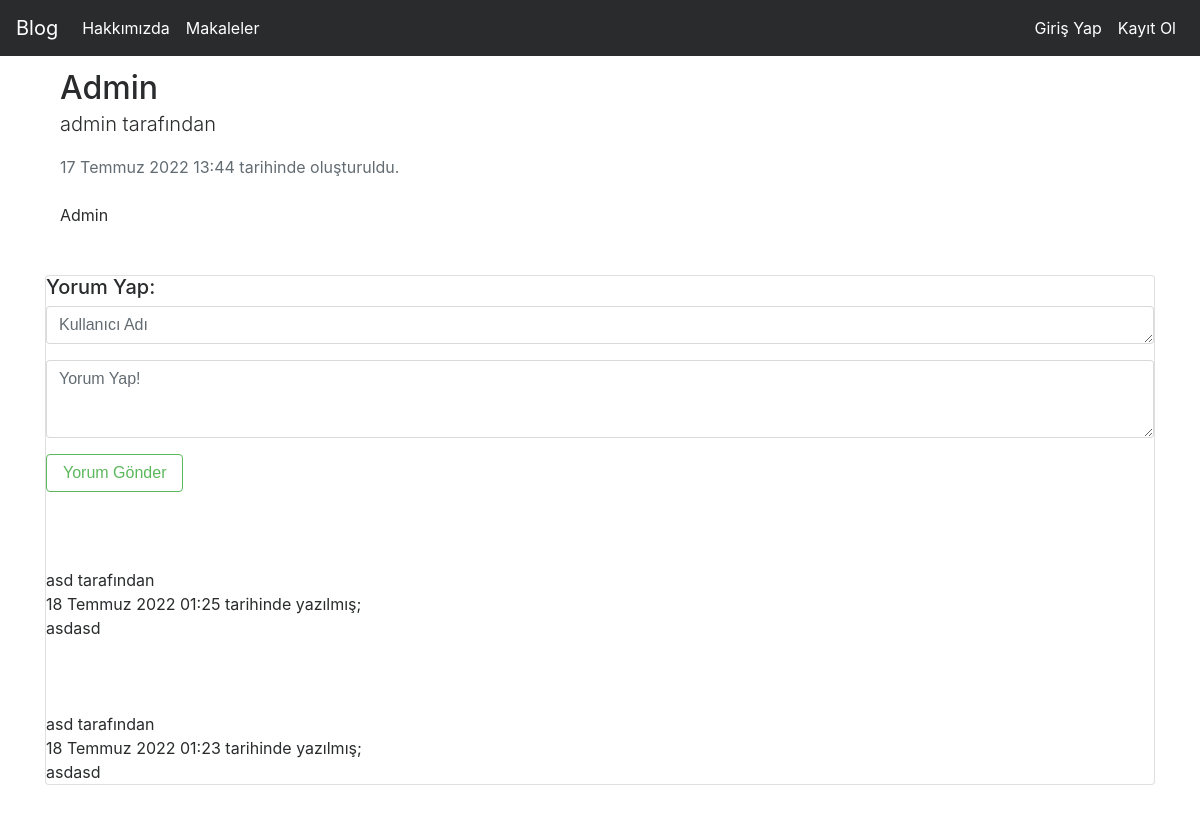
Screenshot of /articles/article/2 with the database file from the repository.
### article/models.py (models this page shows, shortened)
class Article(models.Model):
    author = models.ForeignKey("auth.User",on_delete = models.CASCADE,verbose_name="Yazar")
    title = models.CharField(max_length=50,verbose_name="Başlık")
    content = RichTextField()
    created_date = models.DateTimeField(auto_now_add=True,verbose_name="İçerik Tarihi")
    article_image = models.FileField(blank=True,verbose_name="Fotoğraf Ekleyin")
    class Meta:
        ordering = ['-created_date']

class Comment(models.Model):
    article = models.ForeignKey(Article,on_delete=models.CASCADE,verbose_name="Makale",related_name="comments")
    comment_author = models.CharField(max_length=50,verbose_name="İsim")
    comment_content = models.CharField(max_length=200,verbose_name="yorum")
    comment_date= models.DateTimeField(auto_now_add=True,verbose_name="Yorum Tarihi")
    class Meta:
        ordering = ['-comment_date']

### article/views.py (the view)
# urls.py: path('article/<int:id>',views.detail,name="detail"),
def detail(request,id):
   article = get_object_or_404(Article,id=id)
   comments = article.comments.all
   return render(request,"detail.html",{"article":article,"comments":comments})

### templates/detail.html (shortened to what this page needs)
{% extends "layout.html" %}
{% block body %}
    <div class="container mt-5">
        <div class="row">
            <div class="col-lg-8">
                <article>
                    <header class="mb-4">
                        <h2 class="fw-bolder mb-1">{{article.title}}</h1>
                        <p class ="lead">
                            {{article.author.username}} tarafından
                        </p>
                        <div class="text-muted fst-italic mb-2">{{article.created_date}} tarihinde oluşturuldu.</div>
                    </header>
                    <section class="mb-5">
                        <p>
                            {{article.content|safe}}
                        </p>
                    </section>
                </article>
            </div>
        </div>
    </div>
    <section class="mb-5">
        <div class="card bg-light">
            <h5>Yorum Yap:</h5>
            <div class="card-body">
                <form method = "post" action = "{% url 'article:comment' article.id %}" class="mb-1">
                    <div class="form-group"><textarea class="form-control" name = "comment_author" rows="1" placeholder="Kullanıcı Adı"></textarea>
                    </div>
                    <div class="form-group"><textarea class="form-control" name = "comment_content" rows="3" placeholder="Yorum Yap!"></textarea>
                    </div>
                    <button class="btn btn-outline-success my-2 my-sm-0" type="submit">Yorum Gönder</button>
                </form>
                {% if comments %}
                    {% for comment in comments %}
                        <br>
                        <br><br>
                        <div class="d-flex">
                            <div class="ms-1">
                                <div class="fw-bold">{{comment.comment_author}} tarafından</div>
                                    {{comment.comment_date}} tarihinde yazılmış;
                                    <br>
                                    {{comment.comment_content}}
                            </div>
                        </div>
                    {% endfor %}
                {% else%}
                    <div class = "alert alert-danger">
                        Yorum yapılmamış.
                    </div>
                {% endif %}
            </div>
        </div>
    </section>
{% endblock body %}

### rows the page displays
Article: title "Admin", author.username "admin", created_date "17 Temmuz 2022 13:44", content "Admin"
Comment: comment_author "asd", comment_date "18 Temmuz 2022 01:25", comment_content "asdasd"
Comment: comment_author "asd", comment_date "18 Temmuz 2022 01:23", comment_content "asdasd"
